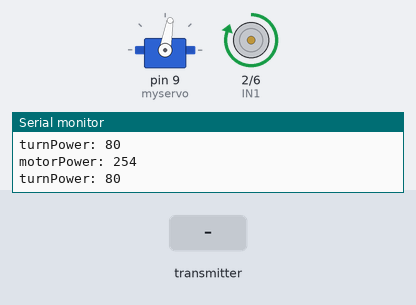
The sketch below on a simulated Arduino Uno, built with avr-gcc and run on an emulated ATmega328P. Parts: servo, motor-driver pin pairs drawn as motors (green arrow = first pin HIGH = forward, orange = second pin HIGH = backward, longer = more drive, scaled by the enable pin), the last lines printed to the serial monitor. The inputs (shaded band) are chosen by the test bench. No radio packets arrive unless stated.

Above: at 1.2 s.
1.3 s: the transmitter starts sending text.0 = 512
At 2.5 s:
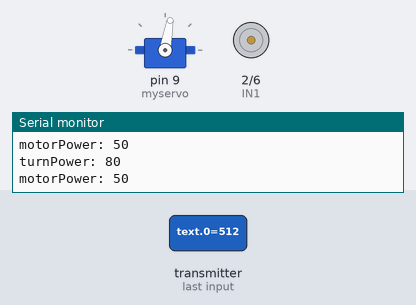
2.8 s: the transmitter starts sending text.1 = 1023
At 3.8 s:
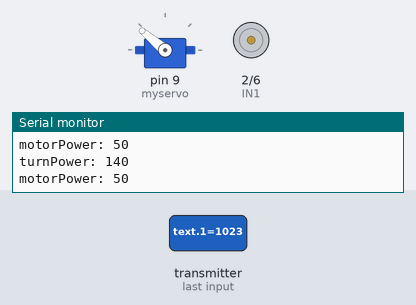
4.3 s: the transmitter starts sending text.0 = 0
At 5.5 s:
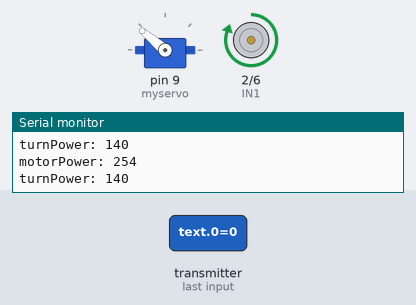
5.8 s: the transmitter starts sending text.1 = 512
At 6.7 s:
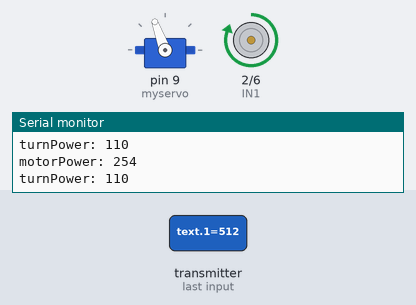
7.4 s: the transmitter starts sending text.0 = 256
At 7.8 s:
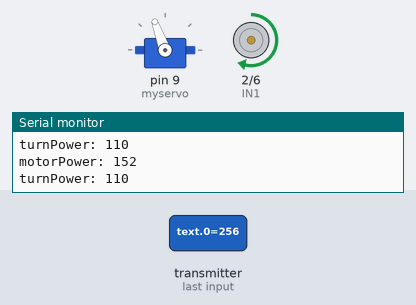
8.9 s: the transmitter starts sending text.1 = 256
At 10.0 s:
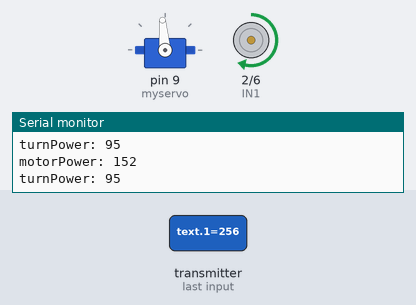
Timing chart, 0 to 11.4 s (numbered marks = the images above; inputs shaded):
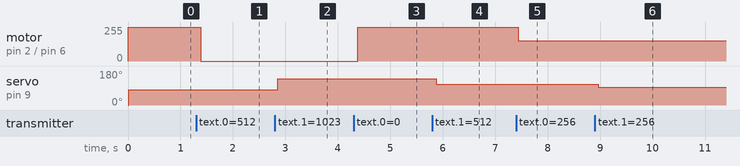

Measured:
- after the input at 1.3 s, motor on pin 2 (IN1) / pin 6 (IN2): forward 254/255 → stopped after 0.09 s
- after the input at 2.8 s, servo on pin 9 (myservo): 80° → 140° after 0.06 s
- after the input at 4.3 s, motor on pin 2 (IN1) / pin 6 (IN2): stopped → forward 254/255 after 0.08 s
- after the input at 5.8 s, servo on pin 9 (myservo): 140° → 110° after 0.07 s
- after the input at 7.4 s, motor on pin 2 (IN1) / pin 6 (IN2): forward 254/255 → forward 152/255 at once
- after the input at 8.9 s, servo on pin 9 (myservo): 110° → 95° after 0.07 s

The sketch:

reciver_servo.ino
```cpp
//https://www.youtube.com/watch?v=Da4HY7HZ6h0
#include <SPI.h>
#include <nRF24L01.h>
#include <RF24.h>
#include <Servo.h>
Servo myservo;

RF24 radio(7, 8); // CE, CSN
const byte address[6] = "00001";

const int IN1 = 2;
const int IN2 = 6;
//const int IN3 = 5;
//const int IN4 = 4;

//const int X_pin = 2;//analog
//const int Y_pin = 3;//analog

const int ENA = 3;
//const int ENB = 3;

int motorPower = 50;
int turnPower = 0;
int turn  ;
int forward  ;
int text[2] ;

void setup() {
  Serial.begin(9600);
  pinMode (IN1, OUTPUT);
  pinMode (IN2, OUTPUT);
//  pinMode (IN3, OUTPUT);
//  pinMode (IN4, OUTPUT);
  pinMode (ENA, OUTPUT);
  //  pinMode (ENB, OUTPUT);
  myservo.attach(9);
  radio.begin();
  radio.openReadingPipe(0, address);
  radio.setPALevel(RF24_PA_MAX);
  radio.startListening();
  // put your setup code here, to run once:

}

void loop() {
  if (radio.available()) {
    //int text[2] ;
    radio.read(&text, sizeof(text));
    //    Serial.print("Mesaj1: ");
    //    Serial.println(text[0]);
    //
    //    Serial.print("Mesaj2: ");
    //    Serial.println(text[1]);
    forward = text[0];
    turn = text[1];

  }

  analogWrite(ENA, motorPower);//mers viteza
  //  analogWrite(ENB, turnPower); //viraj putere
  myservo.write(turnPower);

  //  digitalWrite(IN1, LOW); //mers fata
  //  digitalWrite(IN2, LOW); //mers spate
  //  digitalWrite(IN3, LOW); //viraj dreapta
  //  digitalWrite(IN4, LOW); //viraj stanga

  //  Serial.print("X-axis: ");
  //  Serial.print(analogRead(X_pin));
  //  Serial.print("\n");
  //  Serial.print("Y-axis: ");
  //  Serial.print(analogRead(Y_pin));
  //  Serial.print("\n\n");


  motorPower = 50 + round(abs(forward - 513) / 5) * 2;
  turnPower = servoDegree(turn);

  if ((turn < 530 && turn > 500) ) {
    //    Serial.print("Pozitia Zero ");
    //     Serial.print("\n");

  } else {
    Serial.print("motorPower: ");
    Serial.print(motorPower);
    Serial.print("\n");
    Serial.print("turnPower: ");
    Serial.print(turnPower);
    Serial.print("\n\n");
  };

  if ((forward < 530 && forward > 500) ) {
    //    Serial.print("Pozitia Zero ");
    //    Serial.print("\n");
    motorPower = 50;
    //    Serial.print("motorPower: ");
    //    Serial.print(motorPower);
  } else {
    Serial.print("motorPower: ");
    Serial.print(motorPower);
    Serial.print("\n");
    Serial.print("turnPower: ");
    Serial.print(turnPower);
    Serial.print("\n\n");
  };


  //delay(150);

  if (forward < 480 ) {
    digitalWrite(IN1, HIGH); //mers fata
  } else {
    digitalWrite(IN1, LOW); //mers fata
  }

  if (forward > 550 ) {
    digitalWrite(IN2, HIGH); //mers spate
  } else {
    digitalWrite(IN2, LOW); //mers spate
  }

//  if (turn < 400 ) {
//    digitalWrite(IN3, HIGH); //viraj dreapta
//  } else {
//    digitalWrite(IN3, LOW); //viraj dreapta
//  }
//
//  if (turn > 700 ) {
//    digitalWrite(IN4, HIGH); //viraj stanga
//  } else {
//    digitalWrite(IN4, LOW); //viraj stanga
//  }
  //delay(155);

  // put your main code here, to run repeatedly:

}

int servoDegree(int turn) {

  if (turn >= 500 && turn <= 530) {
    return  110;
  } else {
    if (turn > 530) {
      return round(110 + turn / 33.8 );
    }
    if (turn < 500) {
      return round(80 + turn / 16.666);
    }
  }
}
```
